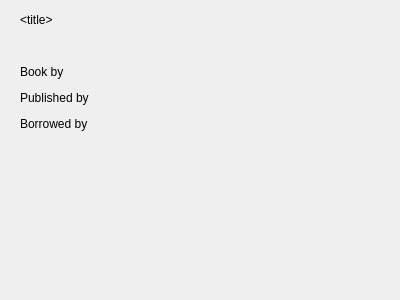
<?xml version="1.0" encoding="UTF-8"?>
<ui version="4.0">
 <class>Details</class>
 <widget class="QDialog" name="Details">
  <property name="geometry">
   <rect>
    <x>0</x>
    <y>0</y>
    <width>400</width>
    <height>300</height>
   </rect>
  </property>
  <property name="windowTitle">
   <string>Dialog</string>
  </property>
  <widget class="QWidget" name="">
   <property name="geometry">
    <rect>
     <x>20</x>
     <y>10</y>
     <width>161</width>
     <height>124</height>
    </rect>
   </property>
   <layout class="QVBoxLayout" name="verticalLayout">
    <item>
     <widget class="QLabel" name="label_title">
      <property name="text">
       <string>&lt;html&gt;&lt;head/&gt;&lt;body&gt;&lt;p&gt;&amp;lt;title&amp;gt;&lt;/p&gt;&lt;/body&gt;&lt;/html&gt;</string>
      </property>
     </widget>
    </item>
    <item>
     <widget class="QLabel" name="label_date">
      <property name="text">
       <string>&lt;date&gt;</string>
      </property>
     </widget>
    </item>
    <item>
     <layout class="QHBoxLayout" name="horizontalLayout_3">
      <item>
       <widget class="QLabel" name="label_bookBy">
        <property name="text">
         <string>Book by</string>
        </property>
       </widget>
      </item>
      <item>
       <widget class="QLabel" name="label_author">
        <property name="text">
         <string>&lt;author&gt;</string>
        </property>
       </widget>
      </item>
     </layout>
    </item>
    <item>
     <layout class="QHBoxLayout" name="horizontalLayout_2">
      <item>
       <widget class="QLabel" name="label_publishedBy">
        <property name="text">
         <string>Published by</string>
        </property>
       </widget>
      </item>
      <item>
       <widget class="QLabel" name="label_publisher">
        <property name="text">
         <string>&lt;publisher&gt;</string>
        </property>
       </widget>
      </item>
     </layout>
    </item>
    <item>
     <layout class="QHBoxLayout" name="horizontalLayout">
      <item>
       <widget class="QLabel" name="label_publishedBy_2">
        <property name="text">
         <string>Borrowed by</string>
        </property>
       </widget>
      </item>
      <item>
       <widget class="QLabel" name="label">
        <property name="text">
         <string>&lt;user&gt;</string>
        </property>
       </widget>
      </item>
     </layout>
    </item>
   </layout>
  </widget>
 </widget>
 <resources/>
 <connections/>
</ui>
